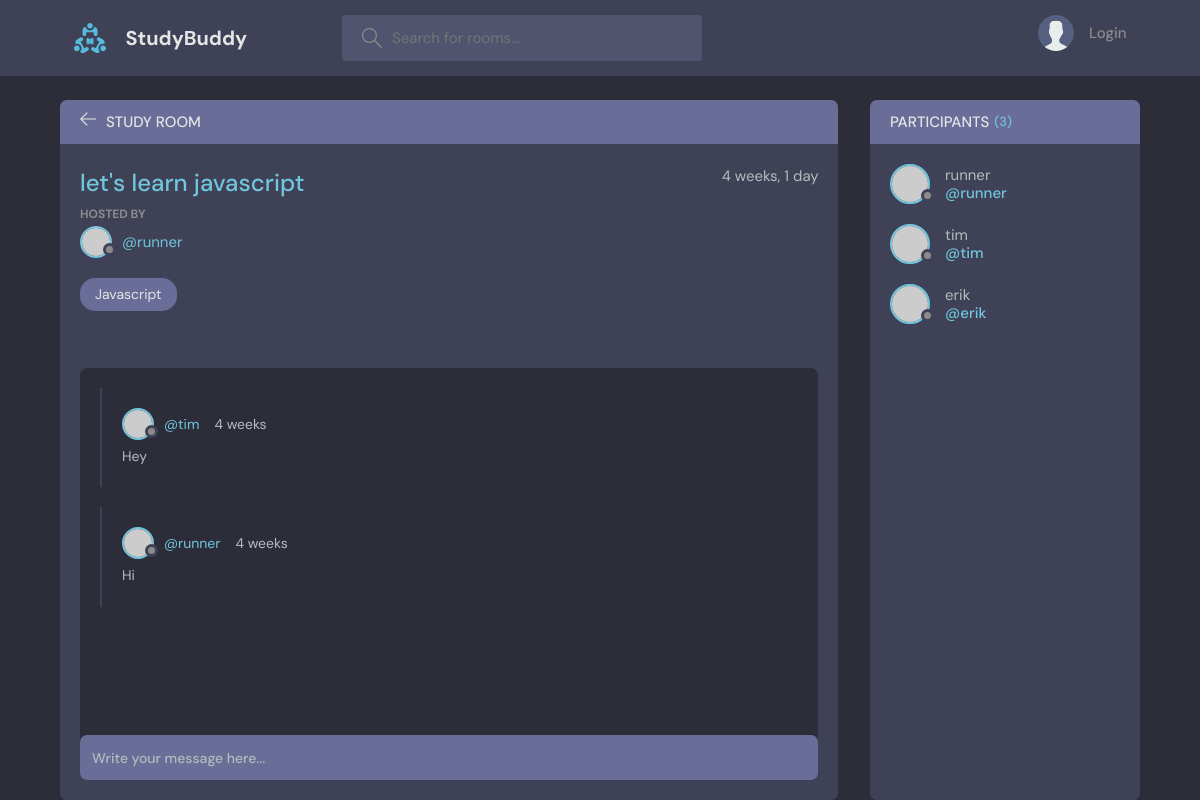
The page /room/1/ on the database its author committed.
### base/models.py (models this page shows, shortened)
class Room(models.Model):
    host = models.ForeignKey(User, on_delete=models.SET_NULL, null=True)
    topic = models.ForeignKey(Topic, on_delete=models.SET_NULL, null=True)
    name = models.CharField(max_length=200)
    description = models.TextField(null=True, blank=True)
    participants = models.ManyToManyField(User,
                                          related_name='participants',
                                          blank=True)
    updated = models.DateTimeField(auto_now=True)
    created = models.DateTimeField(auto_now_add=True)
    class Meta:
        ordering = ['-updated', '-created']

class Topic(models.Model):
    name = models.CharField(max_length=200)

class Message(models.Model):
    user = models.ForeignKey(User, on_delete=models.CASCADE)
    room = models.ForeignKey(Room, on_delete=models.CASCADE)
    body = models.TextField()
    updated = models.DateTimeField(auto_now=True)
    created = models.DateTimeField(auto_now_add=True)
    class Meta:
        ordering = ['-updated', '-created']

### base/views.py (the view)
# urls.py: path('room/<str:pk>/', views.room, name='room'),
def room(request, pk):
    room = Room.objects.get(id=pk)
    room_messages = room.message_set.all()
    participants = room.participants.all()
    if request.method == "POST":
        message = Message.objects.create(user=request.user,
                                         room=room,
                                         body=request.POST.get('body'))
        room.participants.add(request.user)
        return redirect('room', pk=room.id)
    context = {
        'room': room,
        'room_messages': room_messages,
        'participants': participants
    }
    return render(request, "base/room.html", context)

### base/templates/base/room.html (shortened to what this page needs)
{% extends 'main.html' %}
{% block content %}
<main class="profile-page layout layout--2">
  <div class="container">
    <div class="room">
      <div class="room__top">
        <div class="room__topLeft">
          <a href="{% url 'home' %}">
            <svg version="1.1" xmlns="http://www.w3.org/2000/svg" width="32" height="32" viewBox="0 0 32 32">
              <title>arrow-left</title>
              <path
                d="M13.723 2.286l-13.723 13.714 13.719 13.714 1.616-1.611-10.96-10.96h27.625v-2.286h-27.625l10.965-10.965-1.616-1.607z"
              ></path>
            </svg>
          </a>
          <h3>Study Room</h3>
        </div>
      </div>
      <div class="room__box scroll">
        <div class="room__header scroll">
          <div class="room__info">
            <h3>{{room.name}}</h3>
            <span>{{room.created|timesince}}</span>
          </div>
          <div class="room__hosted">
            <p>Hosted By</p>
            <a href="{% url 'user-profile' room.host.id %}" class="room__author">
              <div class="avatar avatar--small">
                <img src="https://randomuser.me/api/portraits/men/37.jpg" />
              </div>
              <span>@{{room.host.username}}</span>
            </a>
          </div>
          <span class="room__topics">{{room.topic.name}}</span>
        </div>
        <div class="room__conversation">
          <div class="threads scroll">
            {% for message in room_messages %}
            <div class="thread">
              <div class="thread__top">
                <div class="thread__author">
                  <a href="{% url 'user-profile' message.user.id %}" class="thread__authorInfo">
                    <div class="avatar avatar--small">
                      <img src="https://randomuser.me/api/portraits/men/37.jpg" />
                    </div>
                    <span>@{{message.user.username}}</span>
                  </a>
                  <span class="thread__date">{{message.created|timesince}}</span>
                </div>
              </div>
              <div class="thread__details">
                {{message.body}}
              </div>
            </div>
            {% endfor %}
          </div>
        </div>
      </div>
      <div class="room__message">
        <form action="" method="post">{% csrf_token %}<input name="body" placeholder="Write your message here..." /></form>
      </div>
    </div>
    <div class="participants">
      <h3 class="participants__top">Participants <span>({{participants.count}})</span></h3>
      <div class="participants__list scroll">
        {% for user in participants %}
        <a href="{% url 'user-profile' user.id %}" class="participant">
          <div class="avatar avatar--medium">
            <img src="https://randomuser.me/api/portraits/men/37.jpg" />
          </div>
          <p>
            {{user.username}}
            <span>@{{user.username}}</span>
          </p>
        </a>
        {% endfor %}
      </div>
    </div>
  </div>
</main>
{% endblock %}

### rows shown on the page
Room: name "let's learn javascript", created "4 weeks, 1 day", host.username "runner", topic.name "Javascript"
Message: user.username "tim", created "4 weeks", body "Hey"
Message: user.username "runner", created "4 weeks", body "Hi"

### other values the page prints
{{ participants.count }} "3"
{{ user.username }} "runner"
{{ user.username }} "tim"
{{ user.username }} "erik"
